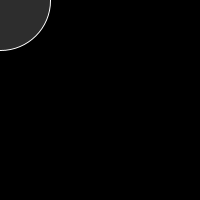
Frame 1 (no input)
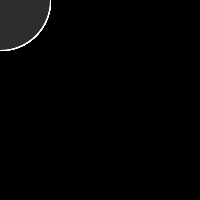
Frame 60 (the mouse pressed at the canvas centre just before this capture)
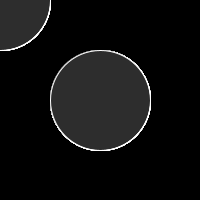
Frame 120 (the mouse held since frame 60 and released just before this capture)

The Processing sketch that drew these frames (run headless with seeded random() and noise(); from frame 60 on, the mouse is pressed at the canvas centre):

// Processing sketch: mouseMoved_2_8_v2
// ── mouseMoved_2_8_v2.pde
//2a.Mouse Evenets Example 2.8
//3a.mouseMoved Example 2.8.v2

//If the LEFT button on the mouse is pressed, set the fill to black and draw a square. As soon as the LEFT button is released, gray fill the square.

//If the RIGHT button on the mouse is pressed, set the fill to white and draw a square. As soon as the RIGHT button is released, gray fill the square.

//If no mouse button is pressed, set the fill to gray and draw a square.


void setup(){
   size(200,200);
   background(0);
   stroke(255);
   fill(45,45,45);
}


void draw()

 {ellipse(mouseX, mouseY,100,100); }
 
void mousePressed(){
   if (mousePressed) 
   background(0);

   }
 
